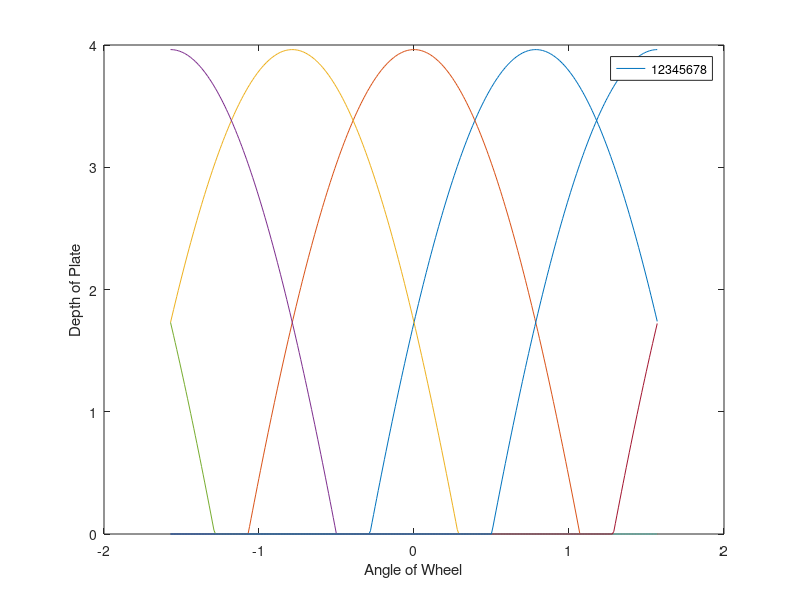
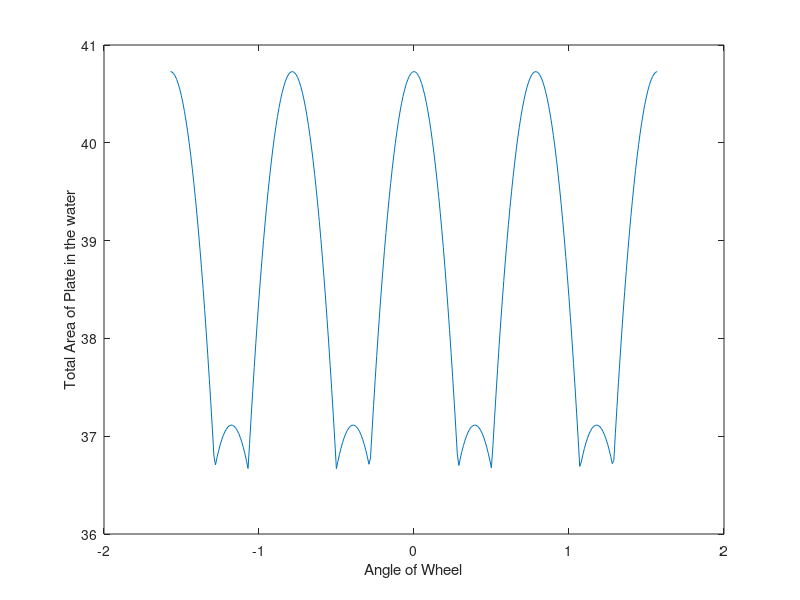

These charts were generated, in order, by the following MATLAB code:
r = 5 * .3048;
p = 7 * .3048;
m = 13 * .3048;
R = r + p + m;
width = 18 * .3048;

theta = [-pi/2:0.01:pi/2];

plate_num = 8;

for i = 1:plate_num
    theta_hat = acos((r+p) / (r+p+m));
    mask = (theta > - theta_hat) & (theta < theta_hat);
    d(i).depth = (R*cos(theta + pi/4 * (i - 2)) - r - p);
    d(i).depth(d(i).depth < 0) = 0;
    
end

figure(1)
for i = 1:plate_num
    plot(theta, d(i).depth)
    drawnow;
    hold on
end

hold off
ylabel("Depth of Plate")
xlabel("Angle of Wheel")
legend(["1","2","3","4","5","6","7","8"])

totals = d(1).depth;
for i = 2:plate_num
    totals = totals + d(i).depth;
end

figure(2)
plot(theta, totals * width)
ylabel("Total Area of Plate in the water")
xlabel("Angle of Wheel")

